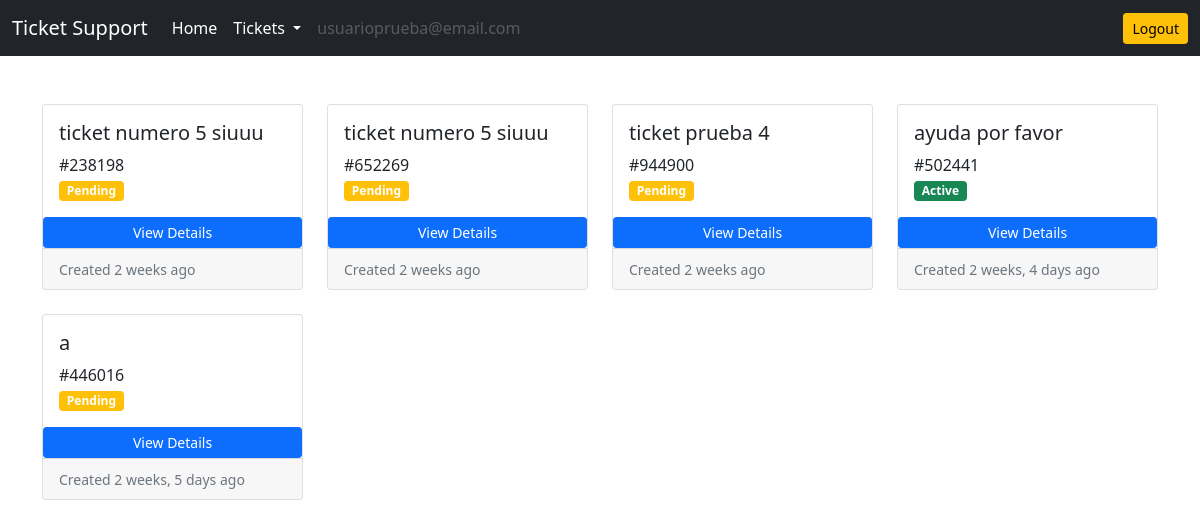
Screenshot of /ticket/customer-active-tickets/ (signed in) with the database file from the repository.
### accounts/models.py (models this page shows)
class User(AbstractUser):
    is_customer = models.BooleanField(default=False)
    is_engineer = models.BooleanField(default=False)
    email = models.EmailField(unique=True)

### ticket/models.py (models this page shows)
class Ticket(models.Model):
    customer = models.ForeignKey(User, on_delete=models.CASCADE)
    engineer = models.ForeignKey(User, on_delete=models.DO_NOTHING, related_name='engineer', null=True, blank=True)
    ticket_id = models.CharField(max_length=15, unique=True)
    ticket_title = models.CharField(max_length=50)
    ticket_description = models.TextField()
    status = models.CharField(max_length=20, choices=(('Active','Active'),('Pending','Pending'),('Resolved','Resolved')), default='Pending')
    created_on = models.DateTimeField(auto_now_add=True)
    last_modified = models.DateTimeField(auto_now=True)
    is_resolved = models.BooleanField(default=False)
    severity = models.CharField(max_length=5, choices=(('1','1'),('2','2'),('3','3')), null=True, blank=True)
    is_assigned_to_engineer = models.BooleanField(default=False)
    resolution_steps = models.TextField(blank=True, null=True)

### ticket/views.py (the view)
# urls.py: path('customer-active-tickets/', views.customer_active_tickets, name='customer-active-tickets'),
def customer_active_tickets(request):
    tickets = Ticket.objects.filter(customer=request.user, is_resolved=False).order_by('-created_on')
    context = {'tickets':tickets}
    return render(request, 'ticket/customer_active_tickets.html', context)

### templates/ticket/customer_active_tickets.html
{% extends 'base.html' %}
{% load static %}
{% load humanize %}
{% block content %}
<div class="row row-cols-1 row-cols-md-4 g-4">
    {% for ticket in tickets %}
    <div class="col">
        <div class="card h-100">
            <div class="card-body">
                <h5 class="card-title">{{ticket.ticket_title}}</h5>
                <p class="card-text">
                    #{{ticket.ticket_id}} <br>
                    {% if ticket.status == 'Pending' %}
                    <span class="badge bg-warning">Pending</span>
                    {% elif ticket.status == 'Active' %}
                    <span class="badge bg-success">Active</span>
                    {% elif ticket.status == 'Resolved' %}
                    <span class="badge bg-danger">Resolved</span>
                    {% endif %}
                </p>
            </div>
            <a href="{% url 'ticket-details' ticket.ticket_id %}" class="btn btn-primary btn-sm">View Details</a>
            <div class="card-footer">
                <small class="text-muted">Created {{ticket.created_on|naturaltime}}</small>
            </div>
        </div>
    </div>
    {% endfor %}
</div>
{% endblock content %}

### templates/base.html (shortened to what this page needs)
<!doctype html>
<html lang="en">
<head>
    <link rel="stylesheet" href="https://cdn.jsdelivr.net/npm/bootstrap@5.0.2/dist/css/bootstrap.min.css"
>
</head>
<body>
    <nav class="navbar navbar-expand-lg navbar-dark bg-dark">
        <div class="container-fluid">
            <a class="navbar-brand" href="/">Ticket Support</a>
            <div class="collapse navbar-collapse" id="navbarSupportedContent">
                <ul class="navbar-nav me-auto mb-2 mb-lg-0">
                    <li class="nav-item">
                        <a class="nav-link active" aria-current="page" href="/">Home</a>
                    </li>
                    {% if request.user.is_customer %}
                    <li class="nav-item dropdown">
                        <a class="nav-link active dropdown-toggle" href="#" id="navbarDropdown" role="button"
                            data-bs-toggle="dropdown" aria-expanded="false">
                            Tickets
                        </a>
                    </li>
                    {% endif %}
                    {% if request.user.is_authenticated %}
                    <li class="nav-item">
                        <a class="nav-link disabled" href="#" tableindex="-1" aria-disabled="true">{{request.user.email}}</a>
                    </li>
                    {% endif %}
                </ul>
                <a href="{% url 'logout' %}" class="btn btn-warning btn-sm">Logout</a>
            </div>
        </div>
    </nav>
    <div class="container mt-5">
        {% block content %}
        {% endblock content %}
    </div>
</body>
</html>

### rows the page displays
User: user.email "usuarioprueba@email.com"
Ticket: ticket_title "ticket numero 5 siuuu", ticket_id "238198", status "Pending", created_on "2 weeks ago"
Ticket: ticket_title "ticket numero 5 siuuu", ticket_id "652269", status "Pending", created_on "2 weeks ago"
Ticket: ticket_title "ticket prueba 4", ticket_id "944900", status "Pending", created_on "2 weeks ago"
Ticket: ticket_title "ayuda por favor", ticket_id "502441", status "Active", created_on "2 weeks, 4 days ago"
Ticket: ticket_title "a", ticket_id "446016", status "Pending", created_on "2 weeks, 5 days ago"
